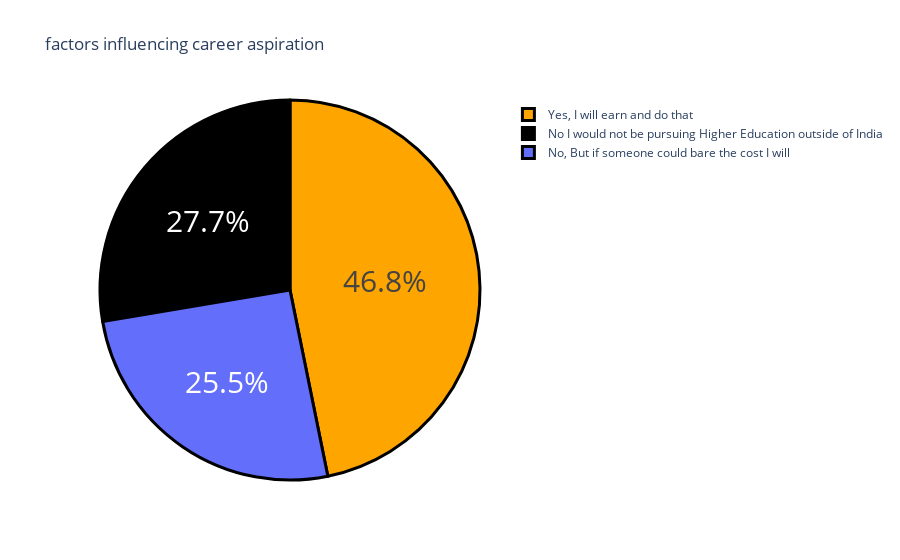

Notebook code for this chart:
### Markdown cell above
### Visualising using Pie Chart

### Code cell
Q2 = ("Would you definitely pursue a Higher Education / Post Graduation outside of India ? If only you have to self sponsor it.")

Q2 = df[Q2].value_counts()

label = Q2.index
counts = Q2.values

colors = ['orange', 'black']
fig = go.Figure(data = [go.Pie(labels = label, values = counts)])
fig.update_layout(title_text = 'factors influencing career aspiration')
fig.update_traces(hoverinfo = 'label+value', textinfo = 'percent', textfont_size = 30,
                 marker = dict(colors = colors, line = dict(color = 'black', width = 3)))

fig.show()

### Figure 1 — Plotly figure (JSON) as saved in the notebook; plotly's stock layout.template omitted (floating-point values rounded to 4 significant figures)
{"data": [{"hoverinfo": "label+value", "labels": ["Yes, I will earn and do that", "No I would not be pursuing Higher Education outside of India", "No, But if someone could bare the cost I will"], "marker": {"colors": ["orange", "black"], "line": {"color": "black", "width": 3}}, "textfont": {"size": 30}, "textinfo": "percent", "type": "pie", "values": [110, 65, 60]}], "layout": {"title": {"text": "factors influencing career aspiration"}}}
